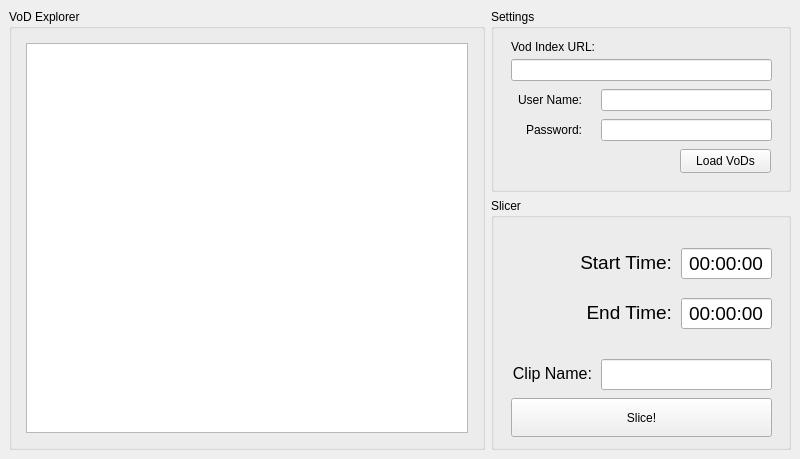
<?xml version="1.0" encoding="UTF-8"?>
<ui version="4.0">
 <class>MainWindow</class>
 <widget class="QMainWindow" name="MainWindow">
  <property name="geometry">
   <rect>
    <x>0</x>
    <y>0</y>
    <width>800</width>
    <height>459</height>
   </rect>
  </property>
  <property name="sizePolicy">
   <sizepolicy hsizetype="Preferred" vsizetype="Preferred">
    <horstretch>0</horstretch>
    <verstretch>0</verstretch>
   </sizepolicy>
  </property>
  <property name="minimumSize">
   <size>
    <width>800</width>
    <height>459</height>
   </size>
  </property>
  <property name="windowTitle">
   <string>MainWindow</string>
  </property>
  <widget class="QWidget" name="centralwidget">
   <layout class="QGridLayout" name="gridLayout">
    <item row="0" column="0" rowspan="2">
     <widget class="QGroupBox" name="vod_explorer_box">
      <property name="minimumSize">
       <size>
        <width>476</width>
        <height>419</height>
       </size>
      </property>
      <property name="title">
       <string>VoD Explorer</string>
      </property>
      <layout class="QGridLayout" name="gridLayout_3">
       <item row="0" column="0">
        <layout class="QGridLayout" name="gridLayout_2">
         <property name="leftMargin">
          <number>5</number>
         </property>
         <property name="topMargin">
          <number>5</number>
         </property>
         <property name="rightMargin">
          <number>5</number>
         </property>
         <property name="bottomMargin">
          <number>5</number>
         </property>
         <item row="0" column="0">
          <widget class="QListView" name="vod_list_view">
           <property name="sizePolicy">
            <sizepolicy hsizetype="Expanding" vsizetype="Expanding">
             <horstretch>0</horstretch>
             <verstretch>0</verstretch>
            </sizepolicy>
           </property>
           <property name="minimumSize">
            <size>
             <width>415</width>
             <height>330</height>
            </size>
           </property>
           <property name="font">
            <font>
             <pointsize>11</pointsize>
            </font>
           </property>
           <property name="verticalScrollBarPolicy">
            <enum>Qt::ScrollBarAsNeeded</enum>
           </property>
           <property name="horizontalScrollBarPolicy">
            <enum>Qt::ScrollBarAsNeeded</enum>
           </property>
           <property name="alternatingRowColors">
            <bool>false</bool>
           </property>
          </widget>
         </item>
        </layout>
       </item>
      </layout>
     </widget>
    </item>
    <item row="0" column="1">
     <widget class="QGroupBox" name="groupBox_3">
      <property name="sizePolicy">
       <sizepolicy hsizetype="Fixed" vsizetype="Fixed">
        <horstretch>0</horstretch>
        <verstretch>0</verstretch>
       </sizepolicy>
      </property>
      <property name="minimumSize">
       <size>
        <width>300</width>
        <height>183</height>
       </size>
      </property>
      <property name="title">
       <string>Settings</string>
      </property>
      <widget class="QLineEdit" name="user_edit">
       <property name="geometry">
        <rect>
         <x>110</x>
         <y>80</y>
         <width>171</width>
         <height>22</height>
        </rect>
       </property>
       <property name="inputMask">
        <string/>
       </property>
       <property name="text">
        <string/>
       </property>
      </widget>
      <widget class="QLabel" name="label_4">
       <property name="geometry">
        <rect>
         <x>20</x>
         <y>80</y>
         <width>71</width>
         <height>21</height>
        </rect>
       </property>
       <property name="text">
        <string>User Name:</string>
       </property>
       <property name="alignment">
        <set>Qt::AlignRight|Qt::AlignTrailing|Qt::AlignVCenter</set>
       </property>
      </widget>
      <widget class="QLineEdit" name="password_edit">
       <property name="geometry">
        <rect>
         <x>110</x>
         <y>110</y>
         <width>171</width>
         <height>22</height>
        </rect>
       </property>
       <property name="inputMask">
        <string/>
       </property>
       <property name="text">
        <string/>
       </property>
      </widget>
      <widget class="QLabel" name="label_5">
       <property name="geometry">
        <rect>
         <x>20</x>
         <y>110</y>
         <width>71</width>
         <height>21</height>
        </rect>
       </property>
       <property name="text">
        <string>Password:</string>
       </property>
       <property name="alignment">
        <set>Qt::AlignRight|Qt::AlignTrailing|Qt::AlignVCenter</set>
       </property>
      </widget>
      <widget class="QLabel" name="label_6">
       <property name="geometry">
        <rect>
         <x>20</x>
         <y>30</y>
         <width>251</width>
         <height>16</height>
        </rect>
       </property>
       <property name="text">
        <string>Vod Index URL:</string>
       </property>
      </widget>
      <widget class="QLineEdit" name="vod_url_edit">
       <property name="geometry">
        <rect>
         <x>20</x>
         <y>50</y>
         <width>261</width>
         <height>22</height>
        </rect>
       </property>
      </widget>
      <widget class="QPushButton" name="save_button">
       <property name="geometry">
        <rect>
         <x>189</x>
         <y>140</y>
         <width>91</width>
         <height>24</height>
        </rect>
       </property>
       <property name="text">
        <string>Load VoDs</string>
       </property>
      </widget>
     </widget>
    </item>
    <item row="1" column="1">
     <widget class="QGroupBox" name="groupBox_2">
      <property name="minimumSize">
       <size>
        <width>300</width>
        <height>200</height>
       </size>
      </property>
      <property name="title">
       <string>Slicer</string>
      </property>
      <widget class="QPushButton" name="slice_button">
       <property name="geometry">
        <rect>
         <x>20</x>
         <y>200</y>
         <width>261</width>
         <height>39</height>
        </rect>
       </property>
       <property name="text">
        <string>Slice!</string>
       </property>
      </widget>
      <widget class="QLabel" name="label">
       <property name="geometry">
        <rect>
         <x>80</x>
         <y>49</y>
         <width>101</width>
         <height>31</height>
        </rect>
       </property>
       <property name="font">
        <font>
         <pointsize>14</pointsize>
        </font>
       </property>
       <property name="text">
        <string>Start Time:</string>
       </property>
       <property name="alignment">
        <set>Qt::AlignRight|Qt::AlignTrailing|Qt::AlignVCenter</set>
       </property>
      </widget>
      <widget class="QLineEdit" name="start_time_edit">
       <property name="geometry">
        <rect>
         <x>190</x>
         <y>50</y>
         <width>91</width>
         <height>31</height>
        </rect>
       </property>
       <property name="font">
        <font>
         <pointsize>14</pointsize>
        </font>
       </property>
       <property name="inputMask">
        <string>99:99:99</string>
       </property>
       <property name="text">
        <string>00:00:00</string>
       </property>
       <property name="alignment">
        <set>Qt::AlignCenter</set>
       </property>
      </widget>
      <widget class="QLineEdit" name="end_time_edit">
       <property name="geometry">
        <rect>
         <x>190</x>
         <y>100</y>
         <width>91</width>
         <height>31</height>
        </rect>
       </property>
       <property name="font">
        <font>
         <pointsize>14</pointsize>
        </font>
       </property>
       <property name="inputMask">
        <string>99:99:99</string>
       </property>
       <property name="text">
        <string>00:00:00</string>
       </property>
       <property name="alignment">
        <set>Qt::AlignCenter</set>
       </property>
      </widget>
      <widget class="QLabel" name="label_2">
       <property name="geometry">
        <rect>
         <x>60</x>
         <y>99</y>
         <width>121</width>
         <height>31</height>
        </rect>
       </property>
       <property name="font">
        <font>
         <pointsize>14</pointsize>
        </font>
       </property>
       <property name="text">
        <string>End Time:</string>
       </property>
       <property name="alignment">
        <set>Qt::AlignRight|Qt::AlignTrailing|Qt::AlignVCenter</set>
       </property>
      </widget>
      <widget class="QLineEdit" name="clip_name_edit">
       <property name="geometry">
        <rect>
         <x>110</x>
         <y>161</y>
         <width>171</width>
         <height>31</height>
        </rect>
       </property>
       <property name="font">
        <font>
         <pointsize>12</pointsize>
        </font>
       </property>
       <property name="inputMask">
        <string/>
       </property>
       <property name="text">
        <string/>
       </property>
      </widget>
      <widget class="QLabel" name="label_3">
       <property name="geometry">
        <rect>
         <x>10</x>
         <y>160</y>
         <width>91</width>
         <height>31</height>
        </rect>
       </property>
       <property name="font">
        <font>
         <pointsize>12</pointsize>
        </font>
       </property>
       <property name="text">
        <string>Clip Name:</string>
       </property>
       <property name="alignment">
        <set>Qt::AlignRight|Qt::AlignTrailing|Qt::AlignVCenter</set>
       </property>
      </widget>
     </widget>
    </item>
   </layout>
  </widget>
 </widget>
 <resources/>
 <connections/>
</ui>
